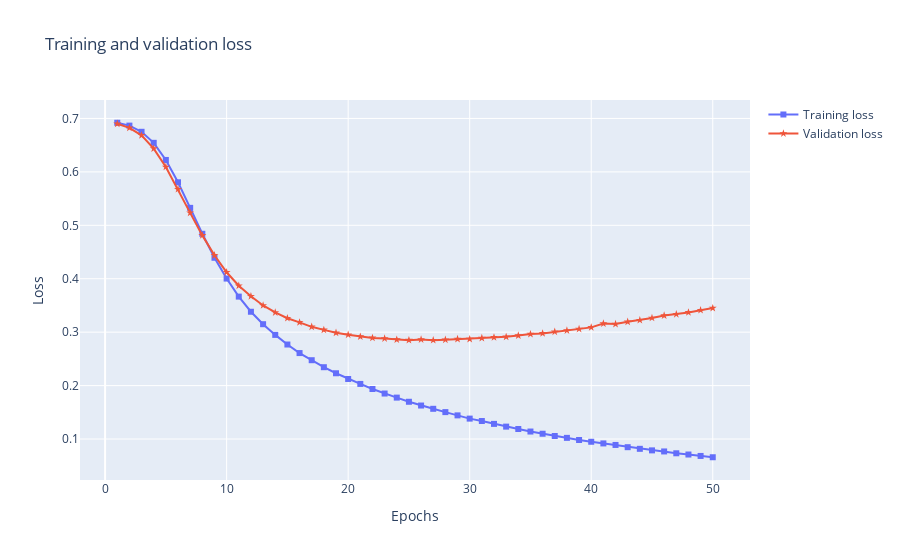
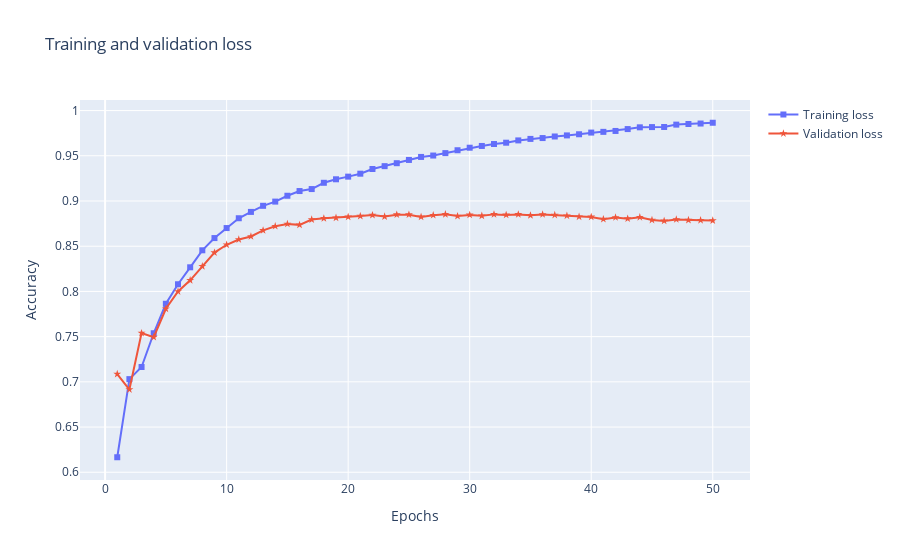
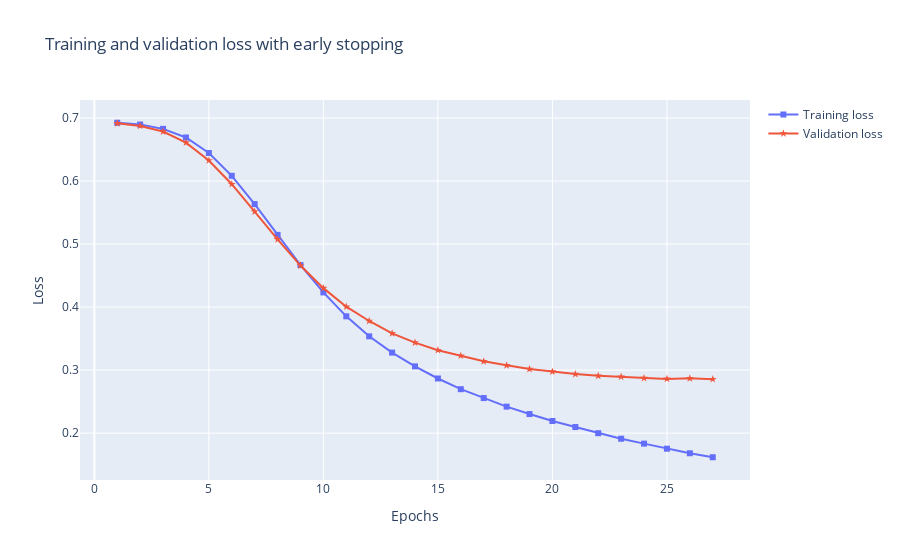
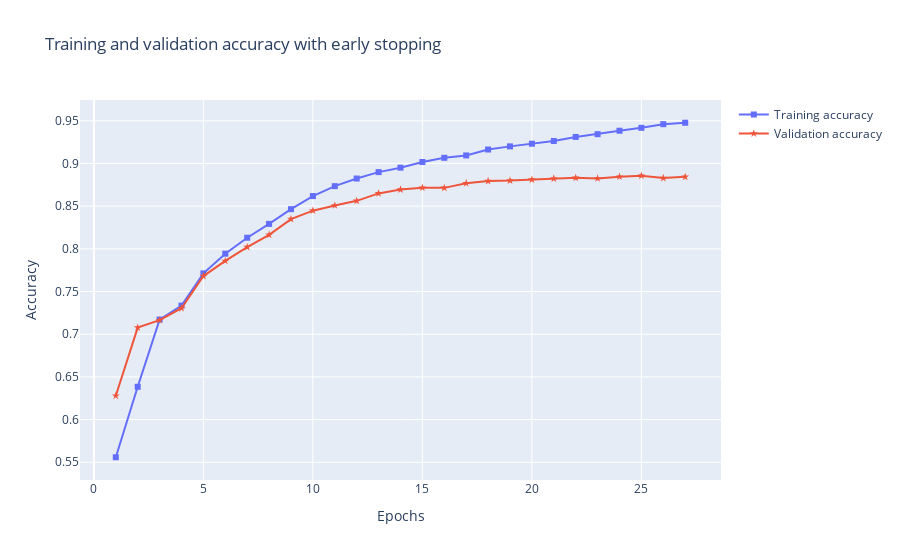

The notebook cell these images were saved under, in order:
### Code cell
# Import necessary libraries
import numpy as np
import tensorflow as tf
from tensorflow import keras
import plotly.express as px
import plotly.graph_objects as go
from rich import print

# Set the random seed for reproducibility
np.random.seed(0)

# Load the IMDB dataset
imdb = keras.datasets.imdb

# Set vocabulary size to 10,000
vocab_size = 10000
# Load the data, keeping only the top 10,000 most frequently occurring words
(train_data, train_labels), (test_data, test_labels) = imdb.load_data(num_words=vocab_size)

# Get the word index from the IMDB dataset
word_index = imdb.get_word_index()

# Shift the word index by 3 to accommodate special tokens
word_index = {k: (v + 3) for k, v in word_index.items()}
word_index["<PAD>"] = 0
word_index["<START>"] = 1
word_index["<UNK>"] = 2
word_index["<UNUSED>"] = 3

# Create a reverse word index for decoding reviews
reverse_word_index = dict([(value, key) for (key, value) in word_index.items()])

# Define a function to decode the review from integers back to words
def decode_review(text):
    return " ".join([reverse_word_index.get(i, "?") for i in text])

# Print the first two decoded reviews with their labels
for i in range(2):
    print("example {}, label {}".format(i, train_labels[i]))
    print(decode_review(train_data[i]))

# Pad the sequences to a fixed length of 256
train_data = keras.preprocessing.sequence.pad_sequences(
    train_data, value=word_index["<PAD>"], padding="post", maxlen=256
)
test_data = keras.preprocessing.sequence.pad_sequences(
    test_data, value=word_index["<PAD>"], padding="post", maxlen=256
)

# Set the embedding size
embedding_size = 16

# Define a function to create the model
def create_model(embedding_size):
    tf.random.set_seed(42)
    np.random.seed(42)
    model = keras.Sequential()
    model.add(keras.layers.Embedding(vocab_size, embedding_size))
    model.add(keras.layers.GlobalAveragePooling1D())
    model.add(keras.layers.Dense(16, activation=tf.nn.relu))
    model.add(keras.layers.Dense(1, activation=tf.nn.sigmoid))
    model.compile(optimizer="adam", loss="binary_crossentropy", metrics=["acc"])
    return model

# Create the model and print the summary
model = create_model(embedding_size)
model.summary()

# Split the training data into training and validation sets
x_val = train_data[:10000]
x_train = train_data[10000:]
y_val = train_labels[:10000]
y_train = train_labels[10000:]

# Train the model
history = model.fit(x_train, y_train, epochs=50, batch_size=512, validation_data=(x_val, y_val), verbose=1)

# Get the history dictionary, evaluate the model on the test set, and print the results
history_dict = history.history
results = model.evaluate(test_data, test_labels)

# Extract training and validation accuracy and loss from the history dictionary
acc = history_dict["acc"]
val_acc = history_dict["val_acc"]
loss = history_dict["loss"]
val_loss = history_dict["val_loss"]
epochs = range(1, len(acc) + 1)

# Plot the training and validation loss
fig = go.Figure()
fig.add_scatter(x=list(epochs), y=loss, mode='markers+lines', marker_symbol='square', name="Training loss")
fig.add_scatter(x=list(epochs), y=val_loss, mode='markers+lines', marker_symbol='star', name="Validation loss")
fig.update_layout(title="Training and validation loss")
fig.update_xaxes(title='Epochs')
fig.update_yaxes(title='Loss')
fig.show()

# Plot the training and validation accuracy
fig = go.Figure()
fig.add_scatter(x=list(epochs), y=acc, mode='markers+lines', marker_symbol='square', name="Training loss")
fig.add_scatter(x=list(epochs), y=val_acc, mode='markers+lines', marker_symbol='star', name="Validation loss")
fig.update_layout(title="Training and validation loss")
fig.update_xaxes(title='Epochs')
fig.update_yaxes(title='Accuracy')
fig.show()


tf.get_logger().setLevel("WARNING")
# Define callbacks for early stopping and saving the best model
checkpoint_filepath = '05model_checkpoint'
callbacks = [
    keras.callbacks.EarlyStopping(monitor="val_acc", patience=2),
    keras.callbacks.ModelCheckpoint(filepath=checkpoint_filepath, monitor="val_acc", save_best_only=True, verbose=0),
]

# Create a new model and train it with the custom callbacks
model = create_model(embedding_size)
history = model.fit(
    x_train, y_train, epochs=50, batch_size=512, validation_data=(x_val, y_val), verbose=0, callbacks=callbacks
)

# Extract training and validation accuracy and loss from the history dictionary
history_dict = history.history
acc = history_dict["acc"]
val_acc = history_dict["val_acc"]
loss = history_dict["loss"]
val_loss = history_dict["val_loss"]
epochs = range(1, len(acc) + 1)

# Plot the training and validation loss with early stopping
fig = go.Figure()
fig.add_scatter(x=list(epochs), y=loss, mode='markers+lines', marker_symbol='square', name="Training loss")
fig.add_scatter(x=list(epochs), y=val_loss, mode='markers+lines', marker_symbol='star', name="Validation loss")
fig.update_layout(title="Training and validation loss with early stopping")
fig.update_xaxes(title='Epochs')
fig.update_yaxes(title='Loss')
fig.show()

# Plot the training and validation accuracy with early stopping
fig = go.Figure()
fig.add_scatter(x=list(epochs), y=acc, mode='markers+lines', marker_symbol='square', name="Training accuracy")
fig.add_scatter(x=list(epochs), y=val_acc, mode='markers+lines', marker_symbol='star', name="Validation accuracy")
fig.update_layout(title="Training and validation accuracy with early stopping")
fig.update_xaxes(title='Epochs')
fig.update_yaxes(title='Accuracy')
fig.show()

### Figure 1 — Plotly figure (JSON) as saved in the notebook; plotly's stock layout.template omitted (floating-point values rounded to 4 significant figures)
{"data": [{"marker": {"symbol": "square"}, "mode": "markers+lines", "name": "Training loss", "type": "scatter", "x": [1, 2, 3, 4, 5, 6, 7, 8, 9, 10, 11, 12, 13, 14, 15, 16, 17, 18, 19, 20, 21, 22, 23, 24, 25, 26, 27, 28, 29, 30, 31, 32, 33, 34, 35, 36, 37, 38, 39, 40, 41, 42, 43, 44, 45, 46, 47, 48, 49, 50], "y": [0.692, 0.6866, 0.675, 0.6544, 0.6223, 0.5805, 0.5327, 0.4841, 0.4393, 0.4003, 0.3666, 0.3382, 0.3149, 0.2949, 0.2769, 0.2609, 0.2475, 0.2344, 0.2231, 0.2124, 0.2031, 0.1937, 0.1852, 0.1775, 0.1697, 0.1627, 0.1566, 0.1504, 0.1443, 0.1382, 0.1337, 0.1283, 0.1232, 0.1188, 0.114, 0.1099, 0.1057, 0.1022, 0.09816, 0.09489, 0.09177, 0.08893, 0.08473, 0.08168, 0.07876, 0.07675, 0.07332, 0.07103, 0.06835, 0.0659]}, {"marker": {"symbol": "star"}, "mode": "markers+lines", "name": "Validation loss", "type": "scatter", "x": [1, 2, 3, 4, 5, 6, 7, 8, 9, 10, 11, 12, 13, 14, 15, 16, 17, 18, 19, 20, 21, 22, 23, 24, 25, 26, 27, 28, 29, 30, 31, 32, 33, 34, 35, 36, 37, 38, 39, 40, 41, 42, 43, 44, 45, 46, 47, 48, 49, 50], "y": [0.69, 0.6825, 0.6684, 0.6436, 0.6092, 0.5676, 0.5233, 0.4812, 0.4439, 0.4122, 0.3869, 0.3672, 0.35, 0.3369, 0.3261, 0.3183, 0.31, 0.3042, 0.2988, 0.2951, 0.2916, 0.2892, 0.2882, 0.286, 0.2851, 0.2863, 0.285, 0.2858, 0.2871, 0.2871, 0.289, 0.2902, 0.2913, 0.2936, 0.2964, 0.2977, 0.3007, 0.3032, 0.3059, 0.309, 0.3161, 0.3152, 0.3194, 0.3224, 0.3266, 0.3311, 0.3335, 0.337, 0.3411, 0.3451]}], "layout": {"title": {"text": "Training and validation loss"}, "xaxis": {"title": {"text": "Epochs"}}, "yaxis": {"title": {"text": "Loss"}}}}

### Figure 2 — Plotly figure (JSON) as saved in the notebook; plotly's stock layout.template omitted (floating-point values rounded to 4 significant figures)
{"data": [{"marker": {"symbol": "square"}, "mode": "markers+lines", "name": "Training loss", "type": "scatter", "x": [1, 2, 3, 4, 5, 6, 7, 8, 9, 10, 11, 12, 13, 14, 15, 16, 17, 18, 19, 20, 21, 22, 23, 24, 25, 26, 27, 28, 29, 30, 31, 32, 33, 34, 35, 36, 37, 38, 39, 40, 41, 42, 43, 44, 45, 46, 47, 48, 49, 50], "y": [0.6166, 0.703, 0.7164, 0.7537, 0.7863, 0.8079, 0.8267, 0.8455, 0.859, 0.8701, 0.8809, 0.8879, 0.8947, 0.8993, 0.9058, 0.911, 0.9132, 0.9201, 0.924, 0.9269, 0.9302, 0.9354, 0.9385, 0.9418, 0.9454, 0.9487, 0.9503, 0.9529, 0.9561, 0.9589, 0.9609, 0.963, 0.9645, 0.967, 0.9687, 0.9696, 0.9713, 0.9725, 0.9738, 0.9757, 0.9765, 0.9775, 0.9795, 0.9815, 0.9817, 0.9819, 0.9845, 0.9851, 0.9857, 0.9865]}, {"marker": {"symbol": "star"}, "mode": "markers+lines", "name": "Validation loss", "type": "scatter", "x": [1, 2, 3, 4, 5, 6, 7, 8, 9, 10, 11, 12, 13, 14, 15, 16, 17, 18, 19, 20, 21, 22, 23, 24, 25, 26, 27, 28, 29, 30, 31, 32, 33, 34, 35, 36, 37, 38, 39, 40, 41, 42, 43, 44, 45, 46, 47, 48, 49, 50], "y": [0.7086, 0.6915, 0.7539, 0.7494, 0.7808, 0.7999, 0.8123, 0.8278, 0.8429, 0.8516, 0.8574, 0.8608, 0.8675, 0.8721, 0.8746, 0.8736, 0.8795, 0.8808, 0.8814, 0.8824, 0.8833, 0.8844, 0.8828, 0.8849, 0.8849, 0.8824, 0.8843, 0.8853, 0.8833, 0.8846, 0.8836, 0.8852, 0.8846, 0.8852, 0.8841, 0.8851, 0.8845, 0.8837, 0.8826, 0.8824, 0.8799, 0.8818, 0.8805, 0.882, 0.879, 0.878, 0.8796, 0.8789, 0.8787, 0.8784]}], "layout": {"title": {"text": "Training and validation loss"}, "xaxis": {"title": {"text": "Epochs"}}, "yaxis": {"title": {"text": "Accuracy"}}}}

### Figure 3 — Plotly figure (JSON) as saved in the notebook; plotly's stock layout.template omitted (floating-point values rounded to 4 significant figures)
{"data": [{"marker": {"symbol": "square"}, "mode": "markers+lines", "name": "Training loss", "type": "scatter", "x": [1, 2, 3, 4, 5, 6, 7, 8, 9, 10, 11, 12, 13, 14, 15, 16, 17, 18, 19, 20, 21, 22, 23, 24, 25, 26, 27], "y": [0.6925, 0.6897, 0.6828, 0.6691, 0.6445, 0.6083, 0.5635, 0.5146, 0.4666, 0.4233, 0.3853, 0.3536, 0.3278, 0.3059, 0.2867, 0.2697, 0.2556, 0.242, 0.2302, 0.2192, 0.2096, 0.1999, 0.1911, 0.1833, 0.1753, 0.168, 0.1617]}, {"marker": {"symbol": "star"}, "mode": "markers+lines", "name": "Validation loss", "type": "scatter", "x": [1, 2, 3, 4, 5, 6, 7, 8, 9, 10, 11, 12, 13, 14, 15, 16, 17, 18, 19, 20, 21, 22, 23, 24, 25, 26, 27], "y": [0.6917, 0.6874, 0.6786, 0.6609, 0.6327, 0.595, 0.5515, 0.5074, 0.4659, 0.4301, 0.4006, 0.3779, 0.3583, 0.3437, 0.3316, 0.3229, 0.3139, 0.3076, 0.3016, 0.2976, 0.2937, 0.291, 0.2894, 0.2872, 0.286, 0.2869, 0.2856]}], "layout": {"title": {"text": "Training and validation loss with early stopping"}, "xaxis": {"title": {"text": "Epochs"}}, "yaxis": {"title": {"text": "Loss"}}}}

### Figure 4 — Plotly figure (JSON) as saved in the notebook; plotly's stock layout.template omitted (floating-point values rounded to 4 significant figures)
{"data": [{"marker": {"symbol": "square"}, "mode": "markers+lines", "name": "Training accuracy", "type": "scatter", "x": [1, 2, 3, 4, 5, 6, 7, 8, 9, 10, 11, 12, 13, 14, 15, 16, 17, 18, 19, 20, 21, 22, 23, 24, 25, 26, 27], "y": [0.5559, 0.6384, 0.7171, 0.7335, 0.7713, 0.7943, 0.813, 0.8292, 0.8465, 0.8618, 0.8734, 0.8823, 0.8899, 0.8951, 0.9017, 0.9066, 0.9094, 0.9163, 0.92, 0.9231, 0.9263, 0.9311, 0.9343, 0.9383, 0.9417, 0.946, 0.9477]}, {"marker": {"symbol": "star"}, "mode": "markers+lines", "name": "Validation accuracy", "type": "scatter", "x": [1, 2, 3, 4, 5, 6, 7, 8, 9, 10, 11, 12, 13, 14, 15, 16, 17, 18, 19, 20, 21, 22, 23, 24, 25, 26, 27], "y": [0.6279, 0.7077, 0.7164, 0.7304, 0.7681, 0.7858, 0.802, 0.8164, 0.8348, 0.8447, 0.8508, 0.8562, 0.8649, 0.8694, 0.8716, 0.8714, 0.8768, 0.8794, 0.8799, 0.881, 0.8823, 0.8831, 0.8824, 0.8845, 0.8856, 0.8829, 0.8843]}], "layout": {"title": {"text": "Training and validation accuracy with early stopping"}, "xaxis": {"title": {"text": "Epochs"}}, "yaxis": {"title": {"text": "Accuracy"}}}}
